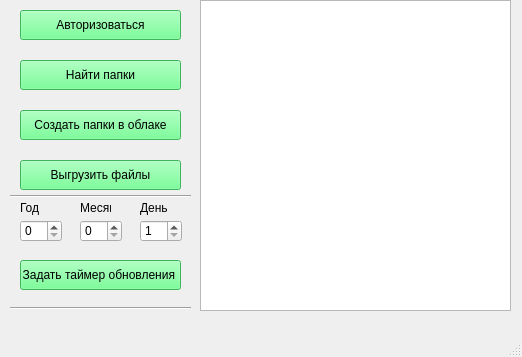
<?xml version="1.0" encoding="UTF-8"?>
<ui version="4.0">
 <class>UploadFiles</class>
 <widget class="QMainWindow" name="UploadFiles">
  <property name="geometry">
   <rect>
    <x>0</x>
    <y>0</y>
    <width>522</width>
    <height>357</height>
   </rect>
  </property>
  <property name="windowTitle">
   <string>Программа</string>
  </property>
  <widget class="QWidget" name="centralwidget">
   <widget class="QPushButton" name="FindFolderBtn">
    <property name="geometry">
     <rect>
      <x>20</x>
      <y>60</y>
      <width>161</width>
      <height>30</height>
     </rect>
    </property>
    <property name="styleSheet">
     <string notr="true">background-color: rgb(255, 170, 255);
background-color: rgb(85, 255, 127);</string>
    </property>
    <property name="text">
     <string>Найти папки</string>
    </property>
   </widget>
   <widget class="QPushButton" name="CreateGoogleFolder">
    <property name="geometry">
     <rect>
      <x>20</x>
      <y>110</y>
      <width>161</width>
      <height>30</height>
     </rect>
    </property>
    <property name="styleSheet">
     <string notr="true">background-color: rgb(255, 170, 255);
background-color: rgb(85, 255, 127);</string>
    </property>
    <property name="text">
     <string>Создать папки в облаке</string>
    </property>
   </widget>
   <widget class="QListWidget" name="listWidget">
    <property name="geometry">
     <rect>
      <x>200</x>
      <y>0</y>
      <width>311</width>
      <height>311</height>
     </rect>
    </property>
   </widget>
   <widget class="QPushButton" name="AuthorizationBtn">
    <property name="geometry">
     <rect>
      <x>20</x>
      <y>10</y>
      <width>161</width>
      <height>30</height>
     </rect>
    </property>
    <property name="styleSheet">
     <string notr="true">background-color: rgb(255, 170, 255);
background-color: rgb(85, 255, 127);</string>
    </property>
    <property name="text">
     <string>Авторизоваться</string>
    </property>
   </widget>
   <widget class="QPushButton" name="UploadFilesBtn">
    <property name="geometry">
     <rect>
      <x>20</x>
      <y>160</y>
      <width>161</width>
      <height>30</height>
     </rect>
    </property>
    <property name="styleSheet">
     <string notr="true">background-color: rgb(255, 170, 255);
background-color: rgb(85, 255, 127);</string>
    </property>
    <property name="text">
     <string>Выгрузить файлы</string>
    </property>
   </widget>
   <widget class="QSpinBox" name="getYears">
    <property name="geometry">
     <rect>
      <x>20</x>
      <y>220</y>
      <width>42</width>
      <height>22</height>
     </rect>
    </property>
   </widget>
   <widget class="QSpinBox" name="getMonth">
    <property name="geometry">
     <rect>
      <x>80</x>
      <y>220</y>
      <width>42</width>
      <height>22</height>
     </rect>
    </property>
    <property name="maximum">
     <number>12</number>
    </property>
   </widget>
   <widget class="QSpinBox" name="getDays">
    <property name="geometry">
     <rect>
      <x>140</x>
      <y>220</y>
      <width>42</width>
      <height>22</height>
     </rect>
    </property>
    <property name="minimum">
     <number>1</number>
    </property>
    <property name="maximum">
     <number>31</number>
    </property>
   </widget>
   <widget class="QPushButton" name="GetTimer">
    <property name="geometry">
     <rect>
      <x>20</x>
      <y>260</y>
      <width>161</width>
      <height>30</height>
     </rect>
    </property>
    <property name="styleSheet">
     <string notr="true">background-color: rgb(255, 170, 255);
background-color: rgb(85, 255, 127);</string>
    </property>
    <property name="text">
     <string>Задать таймер обновления </string>
    </property>
   </widget>
   <widget class="Line" name="line">
    <property name="geometry">
     <rect>
      <x>10</x>
      <y>186</y>
      <width>181</width>
      <height>20</height>
     </rect>
    </property>
    <property name="orientation">
     <enum>Qt::Horizontal</enum>
    </property>
   </widget>
   <widget class="Line" name="line_2">
    <property name="geometry">
     <rect>
      <x>10</x>
      <y>300</y>
      <width>181</width>
      <height>16</height>
     </rect>
    </property>
    <property name="orientation">
     <enum>Qt::Horizontal</enum>
    </property>
   </widget>
   <widget class="QLabel" name="label">
    <property name="geometry">
     <rect>
      <x>20</x>
      <y>200</y>
      <width>21</width>
      <height>16</height>
     </rect>
    </property>
    <property name="text">
     <string>Год</string>
    </property>
   </widget>
   <widget class="QLabel" name="label_2">
    <property name="geometry">
     <rect>
      <x>80</x>
      <y>200</y>
      <width>31</width>
      <height>16</height>
     </rect>
    </property>
    <property name="text">
     <string>Месяц</string>
    </property>
   </widget>
   <widget class="QLabel" name="label_3">
    <property name="geometry">
     <rect>
      <x>140</x>
      <y>200</y>
      <width>31</width>
      <height>16</height>
     </rect>
    </property>
    <property name="text">
     <string>День</string>
    </property>
   </widget>
  </widget>
  <widget class="QMenuBar" name="menubar">
   <property name="geometry">
    <rect>
     <x>0</x>
     <y>0</y>
     <width>522</width>
     <height>21</height>
    </rect>
   </property>
  </widget>
  <widget class="QStatusBar" name="statusbar"/>
 </widget>
 <resources/>
 <connections/>
</ui>
